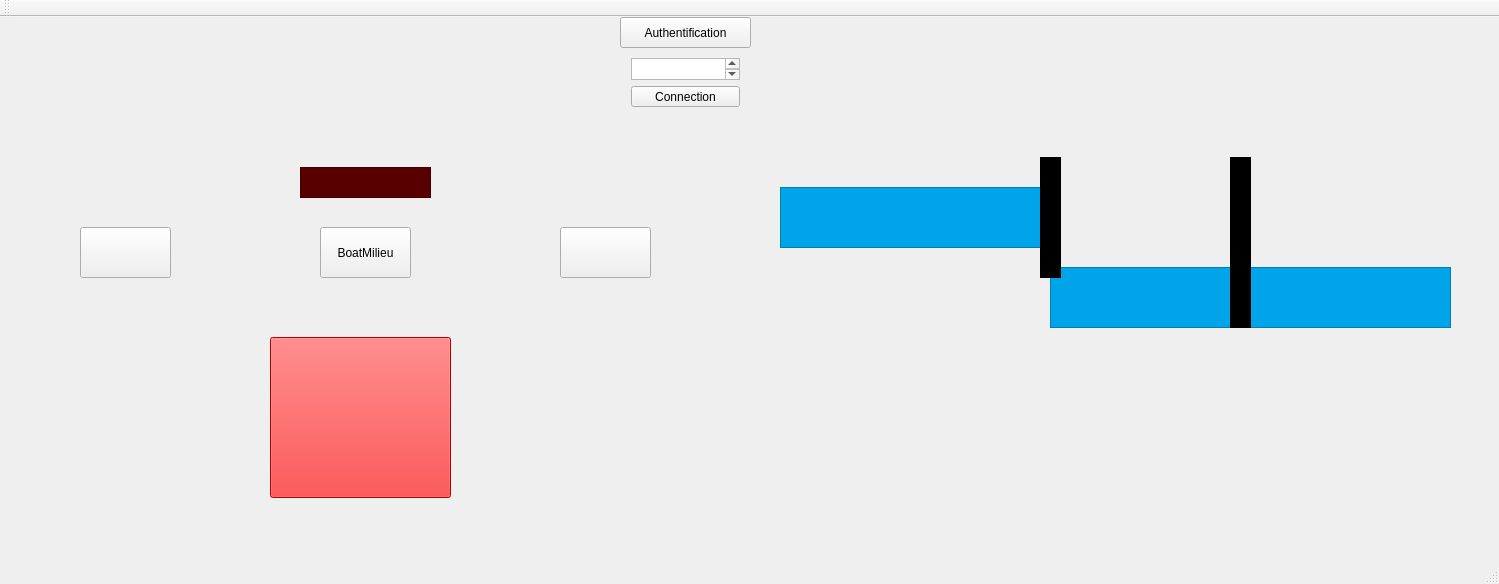
<?xml version="1.0" encoding="UTF-8"?>
<ui version="4.0">
 <class>MainWindow</class>
 <widget class="QMainWindow" name="MainWindow">
  <property name="geometry">
   <rect>
    <x>0</x>
    <y>0</y>
    <width>1499</width>
    <height>584</height>
   </rect>
  </property>
  <property name="windowTitle">
   <string>MainWindow</string>
  </property>
  <property name="styleSheet">
   <string notr="true"/>
  </property>
  <widget class="QWidget" name="centralWidget">
   <property name="enabled">
    <bool>true</bool>
   </property>
   <widget class="QLabel" name="VertP1">
    <property name="geometry">
     <rect>
      <x>1070</x>
      <y>110</y>
      <width>21</width>
      <height>21</height>
     </rect>
    </property>
    <property name="text">
     <string/>
    </property>
    <property name="pixmap">
     <pixmap resource="../Simulation/image.qrc">:/pics/RessourcesGraph/GreenFire.png</pixmap>
    </property>
    <property name="scaledContents">
     <bool>true</bool>
    </property>
   </widget>
   <widget class="QLabel" name="BateauAvale">
    <property name="geometry">
     <rect>
      <x>1320</x>
      <y>170</y>
      <width>91</width>
      <height>81</height>
     </rect>
    </property>
    <property name="text">
     <string/>
    </property>
    <property name="pixmap">
     <pixmap resource="../Simulation/image.qrc">:/pics/RessourcesGraph/Bateau2.png</pixmap>
    </property>
    <property name="scaledContents">
     <bool>true</bool>
    </property>
   </widget>
   <widget class="QGraphicsView" name="EauSas">
    <property name="geometry">
     <rect>
      <x>1050</x>
      <y>250</y>
      <width>191</width>
      <height>61</height>
     </rect>
    </property>
    <property name="styleSheet">
     <string notr="true">background-color: rgb(0, 164, 232);</string>
    </property>
   </widget>
   <widget class="QGraphicsView" name="Eau3">
    <property name="geometry">
     <rect>
      <x>1240</x>
      <y>250</y>
      <width>211</width>
      <height>61</height>
     </rect>
    </property>
    <property name="styleSheet">
     <string notr="true">background-color: rgb(0, 164, 232);</string>
    </property>
   </widget>
   <widget class="QLabel" name="RougeV2">
    <property name="geometry">
     <rect>
      <x>1232</x>
      <y>328</y>
      <width>23</width>
      <height>23</height>
     </rect>
    </property>
    <property name="text">
     <string/>
    </property>
    <property name="pixmap">
     <pixmap resource="../Simulation/image.qrc">:/pics/RessourcesGraph/RedFire.png</pixmap>
    </property>
    <property name="scaledContents">
     <bool>true</bool>
    </property>
   </widget>
   <widget class="QLabel" name="VertV1">
    <property name="geometry">
     <rect>
      <x>1020</x>
      <y>330</y>
      <width>21</width>
      <height>21</height>
     </rect>
    </property>
    <property name="text">
     <string/>
    </property>
    <property name="pixmap">
     <pixmap resource="../Simulation/image.qrc">:/pics/RessourcesGraph/GreenFire.png</pixmap>
    </property>
    <property name="scaledContents">
     <bool>true</bool>
    </property>
   </widget>
   <widget class="QLabel" name="Decors">
    <property name="enabled">
     <bool>true</bool>
    </property>
    <property name="geometry">
     <rect>
      <x>780</x>
      <y>230</y>
      <width>671</width>
      <height>151</height>
     </rect>
    </property>
    <property name="text">
     <string/>
    </property>
    <property name="pixmap">
     <pixmap resource="../Simulation/image.qrc">:/pics/RessourcesGraph/Ecluse.png</pixmap>
    </property>
    <property name="scaledContents">
     <bool>true</bool>
    </property>
   </widget>
   <widget class="QLabel" name="BateauAmont">
    <property name="geometry">
     <rect>
      <x>900</x>
      <y>90</y>
      <width>91</width>
      <height>81</height>
     </rect>
    </property>
    <property name="text">
     <string/>
    </property>
    <property name="pixmap">
     <pixmap resource="../Simulation/image.qrc">:/pics/RessourcesGraph/Bateau1.png</pixmap>
    </property>
    <property name="scaledContents">
     <bool>true</bool>
    </property>
   </widget>
   <widget class="QLabel" name="VertV2">
    <property name="geometry">
     <rect>
      <x>1231</x>
      <y>328</y>
      <width>23</width>
      <height>23</height>
     </rect>
    </property>
    <property name="text">
     <string/>
    </property>
    <property name="pixmap">
     <pixmap resource="../Simulation/image.qrc">:/pics/RessourcesGraph/GreenFire.png</pixmap>
    </property>
    <property name="scaledContents">
     <bool>true</bool>
    </property>
   </widget>
   <widget class="QLabel" name="RougeP2">
    <property name="geometry">
     <rect>
      <x>1260</x>
      <y>150</y>
      <width>21</width>
      <height>21</height>
     </rect>
    </property>
    <property name="text">
     <string/>
    </property>
    <property name="pixmap">
     <pixmap resource="../Simulation/image.qrc">:/pics/RessourcesGraph/RedFire.png</pixmap>
    </property>
    <property name="scaledContents">
     <bool>true</bool>
    </property>
   </widget>
   <widget class="QLabel" name="VertP2">
    <property name="geometry">
     <rect>
      <x>1260</x>
      <y>150</y>
      <width>21</width>
      <height>21</height>
     </rect>
    </property>
    <property name="text">
     <string/>
    </property>
    <property name="pixmap">
     <pixmap resource="../Simulation/image.qrc">:/pics/RessourcesGraph/GreenFire.png</pixmap>
    </property>
    <property name="scaledContents">
     <bool>true</bool>
    </property>
   </widget>
   <widget class="QLabel" name="RougeP1">
    <property name="geometry">
     <rect>
      <x>1070</x>
      <y>110</y>
      <width>21</width>
      <height>21</height>
     </rect>
    </property>
    <property name="text">
     <string/>
    </property>
    <property name="pixmap">
     <pixmap resource="../Simulation/image.qrc">:/pics/RessourcesGraph/RedFire.png</pixmap>
    </property>
    <property name="scaledContents">
     <bool>true</bool>
    </property>
   </widget>
   <widget class="QGraphicsView" name="Porte2">
    <property name="geometry">
     <rect>
      <x>1230</x>
      <y>140</y>
      <width>21</width>
      <height>171</height>
     </rect>
    </property>
    <property name="styleSheet">
     <string notr="true">background-color: rgb(0, 0, 0);</string>
    </property>
   </widget>
   <widget class="QGraphicsView" name="Eau1">
    <property name="geometry">
     <rect>
      <x>780</x>
      <y>170</y>
      <width>275</width>
      <height>61</height>
     </rect>
    </property>
    <property name="styleSheet">
     <string notr="true">background-color: rgb(0, 164, 232);</string>
    </property>
   </widget>
   <widget class="QLabel" name="RougeV1">
    <property name="geometry">
     <rect>
      <x>1020</x>
      <y>330</y>
      <width>21</width>
      <height>21</height>
     </rect>
    </property>
    <property name="text">
     <string/>
    </property>
    <property name="pixmap">
     <pixmap resource="../Simulation/image.qrc">:/pics/RessourcesGraph/RedFire.png</pixmap>
    </property>
    <property name="scaledContents">
     <bool>true</bool>
    </property>
   </widget>
   <widget class="QGraphicsView" name="Porte1">
    <property name="geometry">
     <rect>
      <x>1040</x>
      <y>140</y>
      <width>21</width>
      <height>121</height>
     </rect>
    </property>
    <property name="styleSheet">
     <string notr="true">background-color: rgb(0, 0, 0);</string>
    </property>
   </widget>
   <widget class="QStackedWidget" name="APageInterface">
    <property name="geometry">
     <rect>
      <x>0</x>
      <y>0</y>
      <width>771</width>
      <height>641</height>
     </rect>
    </property>
    <property name="currentIndex">
     <number>1</number>
    </property>
    <widget class="QWidget" name="InterfaceManuelle">
     <widget class="QWidget" name="horizontalLayoutWidget_3">
      <property name="geometry">
       <rect>
        <x>200</x>
        <y>130</y>
        <width>153</width>
        <height>105</height>
       </rect>
      </property>
      <layout class="QHBoxLayout" name="FeuAmont">
       <item>
        <layout class="QVBoxLayout" name="PanneauButtonFeuAm">
         <item>
          <widget class="QPushButton" name="BtnVertAm">
           <property name="text">
            <string>Feu vert</string>
           </property>
          </widget>
         </item>
         <item>
          <widget class="QPushButton" name="BtnRougeAm">
           <property name="text">
            <string>Feu rouge</string>
           </property>
          </widget>
         </item>
        </layout>
       </item>
       <item>
        <layout class="QVBoxLayout" name="PanneauLabelFeuAm">
         <item>
          <widget class="QLabel" name="VertAm">
           <property name="text">
            <string/>
           </property>
           <property name="pixmap">
            <pixmap resource="../Simulation/image.qrc">:/pics/RessourcesGraph/GreenFire.png</pixmap>
           </property>
           <property name="scaledContents">
            <bool>true</bool>
           </property>
          </widget>
         </item>
         <item>
          <widget class="QLabel" name="RougeAm">
           <property name="text">
            <string/>
           </property>
           <property name="pixmap">
            <pixmap resource="../Simulation/image.qrc">:/pics/RessourcesGraph/RedFire.png</pixmap>
           </property>
           <property name="scaledContents">
            <bool>true</bool>
           </property>
          </widget>
         </item>
        </layout>
       </item>
      </layout>
     </widget>
     <widget class="QWidget" name="horizontalLayoutWidget">
      <property name="geometry">
       <rect>
        <x>10</x>
        <y>10</y>
        <width>341</width>
        <height>111</height>
       </rect>
      </property>
      <layout class="QHBoxLayout" name="PanneauAmont">
       <item>
        <layout class="QVBoxLayout" name="VanneAmont">
         <item>
          <widget class="QLabel" name="TitreVam">
           <property name="enabled">
            <bool>true</bool>
           </property>
           <property name="text">
            <string>Vanne Amont</string>
           </property>
           <property name="margin">
            <number>0</number>
           </property>
          </widget>
         </item>
         <item>
          <layout class="QVBoxLayout" name="ButtonVam">
           <item>
            <layout class="QHBoxLayout" name="PanneauBtnOVam">
             <item>
              <widget class="QPushButton" name="BtnOVam">
               <property name="text">
                <string>Ouverture</string>
               </property>
              </widget>
             </item>
            </layout>
           </item>
           <item>
            <layout class="QHBoxLayout" name="PanneauBtnFVam">
             <item>
              <widget class="QPushButton" name="BtnFVam">
               <property name="text">
                <string>Fermeture</string>
               </property>
              </widget>
             </item>
            </layout>
           </item>
          </layout>
         </item>
        </layout>
       </item>
       <item>
        <layout class="QVBoxLayout" name="PorteAmont">
         <item>
          <widget class="QLabel" name="TitrePam">
           <property name="enabled">
            <bool>true</bool>
           </property>
           <property name="text">
            <string>Porte Amont</string>
           </property>
           <property name="margin">
            <number>0</number>
           </property>
          </widget>
         </item>
         <item>
          <layout class="QVBoxLayout" name="ButtonPam">
           <item>
            <layout class="QHBoxLayout" name="PanneauBtnOPam">
             <item>
              <widget class="QPushButton" name="BtnOPam">
               <property name="text">
                <string>Ouverture</string>
               </property>
              </widget>
             </item>
            </layout>
           </item>
           <item>
            <layout class="QHBoxLayout" name="PanneauBtnFam">
             <item>
              <widget class="QPushButton" name="BtnFPam">
               <property name="text">
                <string>Fermeture</string>
               </property>
              </widget>
             </item>
            </layout>
           </item>
          </layout>
         </item>
        </layout>
       </item>
      </layout>
     </widget>
     <widget class="QWidget" name="horizontalLayoutWidget_6">
      <property name="geometry">
       <rect>
        <x>420</x>
        <y>130</y>
        <width>153</width>
        <height>105</height>
       </rect>
      </property>
      <layout class="QHBoxLayout" name="FeuAval">
       <item>
        <layout class="QVBoxLayout" name="PanneauLabelFeuAv">
         <item>
          <widget class="QLabel" name="VertAv">
           <property name="text">
            <string/>
           </property>
           <property name="pixmap">
            <pixmap resource="../Simulation/image.qrc">:/pics/RessourcesGraph/GreenFire.png</pixmap>
           </property>
           <property name="scaledContents">
            <bool>true</bool>
           </property>
          </widget>
         </item>
         <item>
          <widget class="QLabel" name="RougeAv">
           <property name="text">
            <string/>
           </property>
           <property name="pixmap">
            <pixmap resource="../Simulation/image.qrc">:/pics/RessourcesGraph/RedFire.png</pixmap>
           </property>
           <property name="scaledContents">
            <bool>true</bool>
           </property>
          </widget>
         </item>
        </layout>
       </item>
       <item>
        <layout class="QVBoxLayout" name="PanneauButtonFeuAv">
         <item>
          <widget class="QPushButton" name="BtnVertAv">
           <property name="text">
            <string>Feu vert</string>
           </property>
          </widget>
         </item>
         <item>
          <widget class="QPushButton" name="BtnRougeAv">
           <property name="text">
            <string>Feu rouge</string>
           </property>
          </widget>
         </item>
        </layout>
       </item>
      </layout>
     </widget>
     <widget class="QLineEdit" name="CommandeDebug">
      <property name="geometry">
       <rect>
        <x>500</x>
        <y>400</y>
        <width>211</width>
        <height>31</height>
       </rect>
      </property>
     </widget>
     <widget class="QPushButton" name="StopButtonM">
      <property name="geometry">
       <rect>
        <x>290</x>
        <y>330</y>
        <width>181</width>
        <height>161</height>
       </rect>
      </property>
      <property name="styleSheet">
       <string notr="true">background-color: red;</string>
      </property>
      <property name="text">
       <string/>
      </property>
     </widget>
     <widget class="QLabel" name="BorsBasM">
      <property name="geometry">
       <rect>
        <x>30</x>
        <y>310</y>
        <width>681</width>
        <height>61</height>
       </rect>
      </property>
      <property name="text">
       <string/>
      </property>
      <property name="pixmap">
       <pixmap resource="../Simulation/image.qrc">:/pics/RessourcesGraph/BordBas.png</pixmap>
      </property>
      <property name="scaledContents">
       <bool>true</bool>
      </property>
     </widget>
     <widget class="QWidget" name="horizontalLayoutWidget_2">
      <property name="geometry">
       <rect>
        <x>420</x>
        <y>10</y>
        <width>321</width>
        <height>111</height>
       </rect>
      </property>
      <layout class="QHBoxLayout" name="PanneauAval">
       <item>
        <layout class="QVBoxLayout" name="VanneAval">
         <item>
          <widget class="QLabel" name="TitreVav">
           <property name="enabled">
            <bool>true</bool>
           </property>
           <property name="text">
            <string>Vanne Avale</string>
           </property>
           <property name="margin">
            <number>0</number>
           </property>
          </widget>
         </item>
         <item>
          <layout class="QVBoxLayout" name="ButtonVav">
           <item>
            <layout class="QHBoxLayout" name="PanneauBtnOVav">
             <item>
              <widget class="QPushButton" name="BtnOVav">
               <property name="text">
                <string>Ouverture</string>
               </property>
              </widget>
             </item>
            </layout>
           </item>
           <item>
            <layout class="QHBoxLayout" name="PanneauBtnFVav">
             <item>
              <widget class="QPushButton" name="BtnFVav">
               <property name="text">
                <string>Fermeture</string>
               </property>
              </widget>
             </item>
            </layout>
           </item>
          </layout>
         </item>
        </layout>
       </item>
       <item>
        <layout class="QVBoxLayout" name="PorteAval">
         <item>
          <widget class="QLabel" name="TitrePav">
           <property name="enabled">
            <bool>true</bool>
           </property>
           <property name="text">
            <string>Porte Avale</string>
           </property>
           <property name="margin">
            <number>0</number>
           </property>
          </widget>
         </item>
         <item>
          <layout class="QVBoxLayout" name="ButtonPav">
           <item>
            <layout class="QHBoxLayout" name="PanneauBtnOPav">
             <item>
              <widget class="QPushButton" name="BtnOPav">
               <property name="text">
                <string>Ouverture</string>
               </property>
              </widget>
             </item>
            </layout>
           </item>
           <item>
            <layout class="QHBoxLayout" name="PanneauBtnFPav">
             <item>
              <widget class="QPushButton" name="BtnFPav">
               <property name="text">
                <string>Fermeture</string>
               </property>
              </widget>
             </item>
            </layout>
           </item>
          </layout>
         </item>
        </layout>
       </item>
      </layout>
     </widget>
     <widget class="QLabel" name="BordHautM">
      <property name="geometry">
       <rect>
        <x>40</x>
        <y>180</y>
        <width>671</width>
        <height>61</height>
       </rect>
      </property>
      <property name="text">
       <string/>
      </property>
      <property name="pixmap">
       <pixmap resource="../Simulation/image.qrc">:/pics/RessourcesGraph/BordHaut.png</pixmap>
      </property>
      <property name="scaledContents">
       <bool>true</bool>
      </property>
     </widget>
     <widget class="QLabel" name="PorteDM">
      <property name="geometry">
       <rect>
        <x>510</x>
        <y>230</y>
        <width>41</width>
        <height>91</height>
       </rect>
      </property>
      <property name="text">
       <string/>
      </property>
      <property name="pixmap">
       <pixmap resource="../Simulation/image.qrc">:/pics/RessourcesGraph/Porte.png</pixmap>
      </property>
     </widget>
     <widget class="QLabel" name="PorteGM">
      <property name="geometry">
       <rect>
        <x>240</x>
        <y>230</y>
        <width>47</width>
        <height>91</height>
       </rect>
      </property>
      <property name="text">
       <string/>
      </property>
      <property name="pixmap">
       <pixmap resource="../Simulation/image.qrc">:/pics/RessourcesGraph/Porte.png</pixmap>
      </property>
     </widget>
    </widget>
    <widget class="QWidget" name="InterfaceAutomatique">
     <widget class="QWidget" name="verticalLayoutWidget">
      <property name="geometry">
       <rect>
        <x>620</x>
        <y>30</y>
        <width>131</width>
        <height>71</height>
       </rect>
      </property>
      <layout class="QVBoxLayout" name="Mdp">
       <item>
        <widget class="QTextEdit" name="Mdp2"/>
       </item>
       <item>
        <widget class="QPushButton" name="Mdp1">
         <property name="text">
          <string>Connection</string>
         </property>
        </widget>
       </item>
      </layout>
     </widget>
     <widget class="QPushButton" name="AuthentifBtn">
      <property name="geometry">
       <rect>
        <x>620</x>
        <y>0</y>
        <width>131</width>
        <height>31</height>
       </rect>
      </property>
      <property name="text">
       <string>Authentification</string>
      </property>
     </widget>
     <widget class="QPushButton" name="StopButton">
      <property name="geometry">
       <rect>
        <x>270</x>
        <y>320</y>
        <width>181</width>
        <height>161</height>
       </rect>
      </property>
      <property name="styleSheet">
       <string notr="true">background-color : red ; border-raduis : 5px;</string>
      </property>
      <property name="text">
       <string/>
      </property>
     </widget>
     <widget class="QLabel" name="BordBas">
      <property name="geometry">
       <rect>
        <x>70</x>
        <y>290</y>
        <width>581</width>
        <height>41</height>
       </rect>
      </property>
      <property name="text">
       <string/>
      </property>
      <property name="pixmap">
       <pixmap resource="../Simulation/image.qrc">:/pics/RessourcesGraph/BordBas.png</pixmap>
      </property>
      <property name="scaledContents">
       <bool>true</bool>
      </property>
      <property name="wordWrap">
       <bool>false</bool>
      </property>
     </widget>
     <widget class="QPushButton" name="BateauMilieu">
      <property name="enabled">
       <bool>true</bool>
      </property>
      <property name="geometry">
       <rect>
        <x>320</x>
        <y>210</y>
        <width>91</width>
        <height>51</height>
       </rect>
      </property>
      <property name="styleSheet">
       <string notr="true">style =&quot;visible:hidden&quot;</string>
      </property>
      <property name="text">
       <string>BoatMilieu</string>
      </property>
     </widget>
     <widget class="QPushButton" name="Bateau2">
      <property name="enabled">
       <bool>true</bool>
      </property>
      <property name="geometry">
       <rect>
        <x>560</x>
        <y>210</y>
        <width>91</width>
        <height>51</height>
       </rect>
      </property>
      <property name="text">
       <string/>
      </property>
      <property name="icon">
       <iconset resource="../Simulation/image.qrc">
        <normaloff>:/pics/RessourcesGraph/Bateau2.png</normaloff>:/pics/RessourcesGraph/Bateau2.png</iconset>
      </property>
      <property name="iconSize">
       <size>
        <width>50</width>
        <height>50</height>
       </size>
      </property>
     </widget>
     <widget class="QLabel" name="PorteDroite">
      <property name="geometry">
       <rect>
        <x>500</x>
        <y>190</y>
        <width>47</width>
        <height>101</height>
       </rect>
      </property>
      <property name="text">
       <string/>
      </property>
      <property name="pixmap">
       <pixmap resource="../Simulation/image.qrc">:/pics/RessourcesGraph/Porte.png</pixmap>
      </property>
     </widget>
     <widget class="QLabel" name="PorteGauche">
      <property name="geometry">
       <rect>
        <x>210</x>
        <y>190</y>
        <width>47</width>
        <height>101</height>
       </rect>
      </property>
      <property name="text">
       <string/>
      </property>
      <property name="pixmap">
       <pixmap resource="../Simulation/image.qrc">:/pics/RessourcesGraph/Porte.png</pixmap>
      </property>
     </widget>
     <widget class="QPushButton" name="Bateau1">
      <property name="geometry">
       <rect>
        <x>80</x>
        <y>210</y>
        <width>91</width>
        <height>51</height>
       </rect>
      </property>
      <property name="autoFillBackground">
       <bool>false</bool>
      </property>
      <property name="styleSheet">
       <string notr="true"/>
      </property>
      <property name="text">
       <string/>
      </property>
      <property name="icon">
       <iconset resource="../Simulation/image.qrc">
        <normaloff>:/pics/RessourcesGraph/Bateau1.png</normaloff>:/pics/RessourcesGraph/Bateau1.png</iconset>
      </property>
      <property name="iconSize">
       <size>
        <width>50</width>
        <height>50</height>
       </size>
      </property>
     </widget>
     <widget class="QLabel" name="VertG">
      <property name="geometry">
       <rect>
        <x>210</x>
        <y>140</y>
        <width>31</width>
        <height>31</height>
       </rect>
      </property>
      <property name="text">
       <string/>
      </property>
      <property name="pixmap">
       <pixmap resource="../Simulation/image.qrc">:/pics/RessourcesGraph/GreenFire.png</pixmap>
      </property>
      <property name="scaledContents">
       <bool>true</bool>
      </property>
     </widget>
     <widget class="QLabel" name="RougeG">
      <property name="geometry">
       <rect>
        <x>210</x>
        <y>140</y>
        <width>31</width>
        <height>31</height>
       </rect>
      </property>
      <property name="text">
       <string/>
      </property>
      <property name="pixmap">
       <pixmap resource="../Simulation/image.qrc">:/pics/RessourcesGraph/RedFire.png</pixmap>
      </property>
      <property name="scaledContents">
       <bool>true</bool>
      </property>
     </widget>
     <widget class="QGraphicsView" name="Cabane">
      <property name="geometry">
       <rect>
        <x>300</x>
        <y>150</y>
        <width>131</width>
        <height>31</height>
       </rect>
      </property>
      <property name="styleSheet">
       <string notr="true">background-color: rgb(88, 0, 0);</string>
      </property>
     </widget>
     <widget class="QLabel" name="RougeD">
      <property name="geometry">
       <rect>
        <x>490</x>
        <y>140</y>
        <width>31</width>
        <height>31</height>
       </rect>
      </property>
      <property name="text">
       <string/>
      </property>
      <property name="pixmap">
       <pixmap resource="../Simulation/image.qrc">:/pics/RessourcesGraph/RedFire.png</pixmap>
      </property>
      <property name="scaledContents">
       <bool>true</bool>
      </property>
     </widget>
     <widget class="QLabel" name="VertD">
      <property name="geometry">
       <rect>
        <x>490</x>
        <y>140</y>
        <width>31</width>
        <height>31</height>
       </rect>
      </property>
      <property name="text">
       <string/>
      </property>
      <property name="pixmap">
       <pixmap resource="../Simulation/image.qrc">:/pics/RessourcesGraph/GreenFire.png</pixmap>
      </property>
      <property name="scaledContents">
       <bool>true</bool>
      </property>
     </widget>
     <widget class="QLabel" name="Place">
      <property name="geometry">
       <rect>
        <x>350</x>
        <y>110</y>
        <width>21</width>
        <height>41</height>
       </rect>
      </property>
      <property name="text">
       <string/>
      </property>
      <property name="pixmap">
       <pixmap>../../RessourcesGraph/Place.png</pixmap>
      </property>
      <property name="scaledContents">
       <bool>true</bool>
      </property>
     </widget>
     <widget class="QLabel" name="BordHaut">
      <property name="geometry">
       <rect>
        <x>70</x>
        <y>150</y>
        <width>581</width>
        <height>41</height>
       </rect>
      </property>
      <property name="text">
       <string/>
      </property>
      <property name="pixmap">
       <pixmap resource="../Simulation/image.qrc">:/pics/RessourcesGraph/BordHaut.png</pixmap>
      </property>
      <property name="scaledContents">
       <bool>true</bool>
      </property>
     </widget>
    </widget>
   </widget>
   <zorder>VertP1</zorder>
   <zorder>BateauAvale</zorder>
   <zorder>EauSas</zorder>
   <zorder>Eau3</zorder>
   <zorder>RougeV2</zorder>
   <zorder>VertV1</zorder>
   <zorder>Decors</zorder>
   <zorder>BateauAmont</zorder>
   <zorder>VertV2</zorder>
   <zorder>RougeP2</zorder>
   <zorder>VertP2</zorder>
   <zorder>RougeP1</zorder>
   <zorder>Porte2</zorder>
   <zorder>Eau1</zorder>
   <zorder>RougeV1</zorder>
   <zorder>APageInterface</zorder>
   <zorder>Porte1</zorder>
  </widget>
  <widget class="QMenuBar" name="menuBar">
   <property name="geometry">
    <rect>
     <x>0</x>
     <y>0</y>
     <width>1499</width>
     <height>26</height>
    </rect>
   </property>
  </widget>
  <widget class="QToolBar" name="mainToolBar">
   <attribute name="toolBarArea">
    <enum>TopToolBarArea</enum>
   </attribute>
   <attribute name="toolBarBreak">
    <bool>false</bool>
   </attribute>
  </widget>
  <widget class="QStatusBar" name="statusBar"/>
 </widget>
 <layoutdefault spacing="6" margin="11"/>
 <resources>
  <include location="../Simulation/image.qrc"/>
 </resources>
 <connections/>
 <slots>
  <slot>on_Bateau_clicked()</slot>
 </slots>
</ui>
